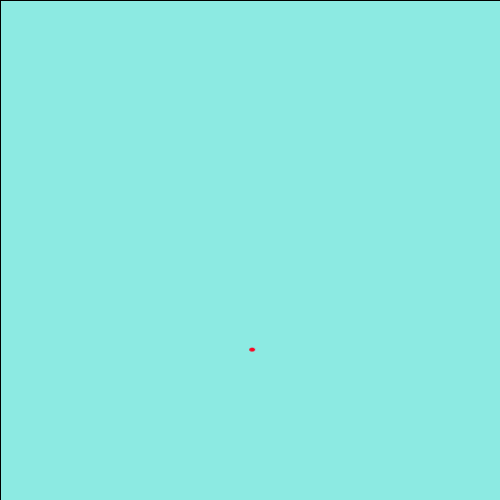
Frame 1 (no input)
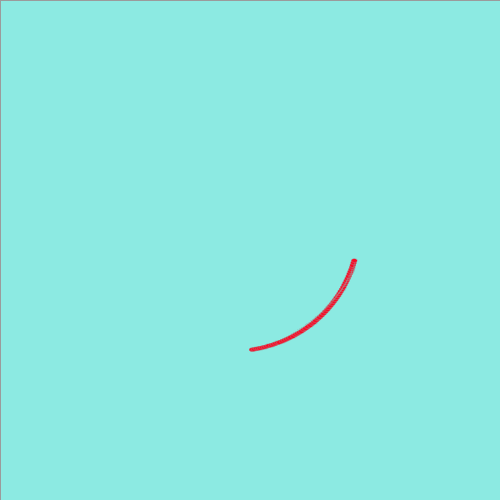
Frame 60 (the mouse pressed at the canvas centre just before this capture)
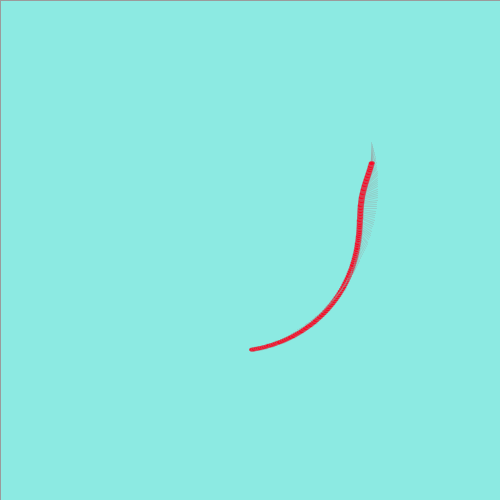
Frame 120 (the mouse held since frame 60 and released just before this capture)

The Processing sketch that drew these frames (run headless with seeded random() and noise(); from frame 60 on, the mouse is pressed at the canvas centre):

// Processing sketch: processing_153385
// ── processing_153385.pde

// spinning line

float x, y;      // current drawing position
float dx, dy;    // change in position at each frame
float rad;       // radius for the moving hand

void setup() {
  size(500, 500);

  // initial position in the centre of the screen
  x = width/2;
  y = height/2;

  // dx and dy are the small change in position each frame
  dx = random(-1, 1);
  dy = random(-1, 1);
  background(#8CEAE2);
}


void draw() {
  // blend the old frames into the background
  blendMode(BLEND);
  fill(6,#033B36);
  rect(0, 0, width, height);
  rad = radians(frameCount);

  // calculate new position
  x += dx;
  y += dy;

  float max = 1;
  float min = 0.5;

  //When the shape hits the edge of the window, it reverses its direction and changes velocity
  if (x > width-100 || x < 100) {
    dx = dx > 0 ? -random(min, max) : random(min, max);
  }

  if (y > height-100 || y < 100) {
    dy = dy > 0 ? -random(min, max) : random(min, max);
  }

  float bx = x + 100 * sin(rad);
  float by = y + 100 * cos(rad);

  fill(#FA0824);

  float radius = 100 * sin(rad*0.1);
  float handX = bx + radius * sin(rad*3);
  float handY = by + radius * cos(rad*3);

  stroke(155, 90);
  line(bx, by, handX, handY);
  ellipse(handX, handY, 6, 4);
}
